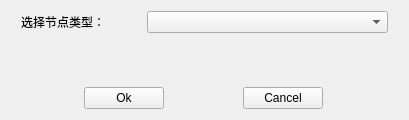
<?xml version="1.0" encoding="UTF-8"?>
<ui version="4.0">
 <class>TypeSelector</class>
 <widget class="QWidget" name="TypeSelector">
  <property name="geometry">
   <rect>
    <x>0</x>
    <y>0</y>
    <width>409</width>
    <height>120</height>
   </rect>
  </property>
  <property name="windowTitle">
   <string>TypeSelector</string>
  </property>
  <layout class="QVBoxLayout" name="verticalLayout">
   <property name="spacing">
    <number>12</number>
   </property>
   <item>
    <layout class="QHBoxLayout" name="horizontalLayout" stretch="1,2">
     <property name="spacing">
      <number>5</number>
     </property>
     <property name="leftMargin">
      <number>10</number>
     </property>
     <property name="rightMargin">
      <number>10</number>
     </property>
     <item>
      <widget class="QLabel" name="label">
       <property name="text">
        <string>选择节点类型：</string>
       </property>
      </widget>
     </item>
     <item>
      <widget class="QComboBox" name="comboBox"/>
     </item>
    </layout>
   </item>
   <item>
    <widget class="QStackedWidget" name="stackedWidget">
     <property name="enabled">
      <bool>true</bool>
     </property>
     <property name="currentIndex">
      <number>0</number>
     </property>
     <widget class="QWidget" name="page"/>
     <widget class="QWidget" name="page_2"/>
    </widget>
   </item>
   <item>
    <layout class="QHBoxLayout" name="horizontalLayout_2">
     <item>
      <widget class="QPushButton" name="okButton">
       <property name="maximumSize">
        <size>
         <width>80</width>
         <height>16777215</height>
        </size>
       </property>
       <property name="text">
        <string>Ok</string>
       </property>
      </widget>
     </item>
     <item>
      <widget class="QPushButton" name="cancelButton">
       <property name="maximumSize">
        <size>
         <width>80</width>
         <height>16777215</height>
        </size>
       </property>
       <property name="text">
        <string>Cancel</string>
       </property>
      </widget>
     </item>
    </layout>
   </item>
  </layout>
 </widget>
 <layoutdefault spacing="6" margin="11"/>
 <resources/>
 <connections/>
</ui>
